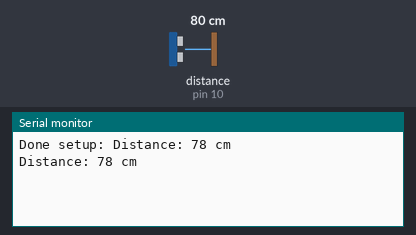
Simulated run of this sketch. Board: Arduino Uno, built with avr-gcc and run on an emulated ATmega328P. On the bench: the last lines printed to the serial monitor. Wiring (inferred from the names in the program): ultrasonic range finder: trigger pin 9; echo pin 10. The inputs (shaded band) are chosen by the test bench; at power-on: distance to the obstacle (sensor on pin 10) 80 cm. The echo pulse lasts 58.3 µs per cm.

Above: at 2.8 s.
2.9 s: distance to the obstacle (sensor on pin 10) set to 299 cm
At 3.5 s:
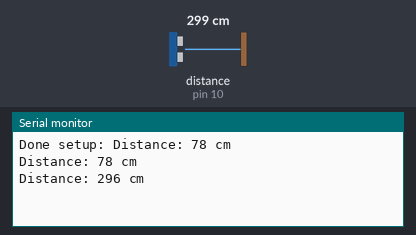
7.1 s: distance to the obstacle (sensor on pin 10) set to 2 cm
At 7.9 s:
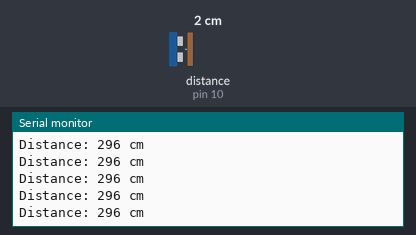
Timing chart, 0 to 10.1 s (numbered marks = the images above; inputs shaded):
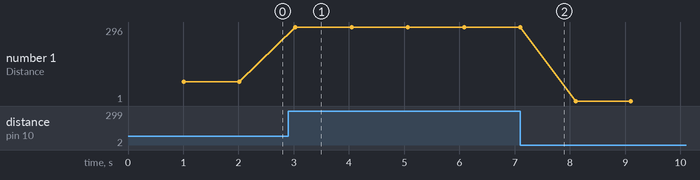

The sketch:

US_Master.ino
```cpp
// Define pins
const int buttonPin = 2;    // Button pin
const int vccPin = 8;     // Ultrasonic sensor vcc pin
const int trigPin = 9;      // Ultrasonic sensor trigger pin
const int echoPin = 10;     // Ultrasonic sensor echo pin
const int gndPin = 11;     // Ultrasonic sensor gnd pin
const long timeout = 100000000;
// Variables
long duration;
int distance;
bool buttonPressed = false;

void setup() {
  Serial.begin(9600);       // Initialize serial communication
  pinMode(buttonPin, INPUT_PULLUP);  // Set button pin as input with internal pull-up resistor
  pinMode(vccPin, OUTPUT);  digitalWrite(vccPin, HIGH);
  pinMode(gndPin, OUTPUT);  digitalWrite(gndPin, LOW);
  pinMode(trigPin, OUTPUT); // Set trigger pin as output
  pinMode(echoPin, INPUT);  // Set echo pin as input
  Serial.print("Done setup: ");

}

void loop() {
  delay(1000);
  // Check if the button is pressed
  //if (digitalRead(buttonPin) == LOW) {
  //  buttonPressed = true;
  //}

  // If button is pressed, measure distance
  if (1) {
    // Trigger the ultrasonic sensor
    digitalWrite(trigPin, LOW);
    delayMicroseconds(2);
    digitalWrite(trigPin, HIGH);
    delayMicroseconds(10);
    digitalWrite(trigPin, LOW);

    // Read the echo time
    duration = pulseIn(echoPin, HIGH); //, timeout);

    // Calculate the distance
    distance = duration * 0.034 / 2;

    // Print the distance to the serial monitor
    Serial.print("Distance: ");
    Serial.print(distance);
    Serial.println(" cm");

    buttonPressed = false; // Reset the button press flag
  }
}
```

Measured:
- after the input at 2.9 s, the serial monitor: prints a new line after 0.13 s (image 1)
- plotted number 1: 78 → 296 after the input at 2.9 s, 296 → 1 after the input at 7.1 s
